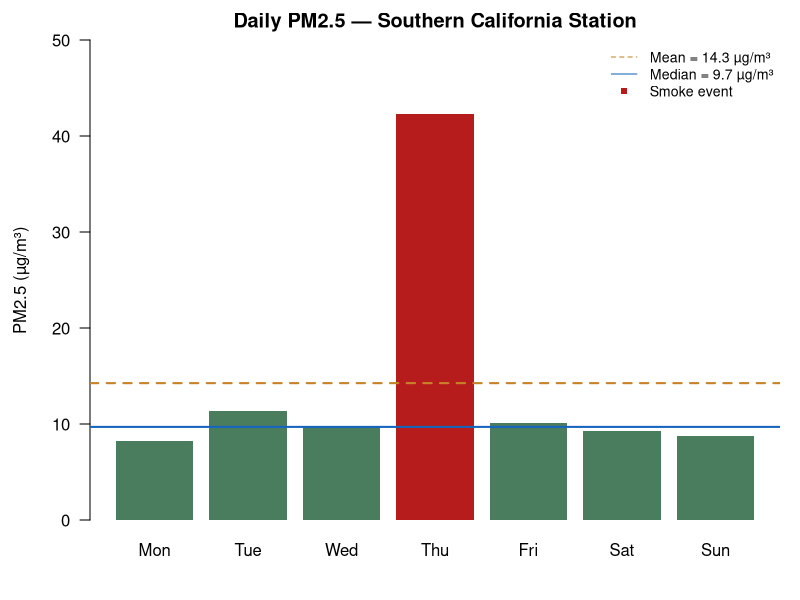
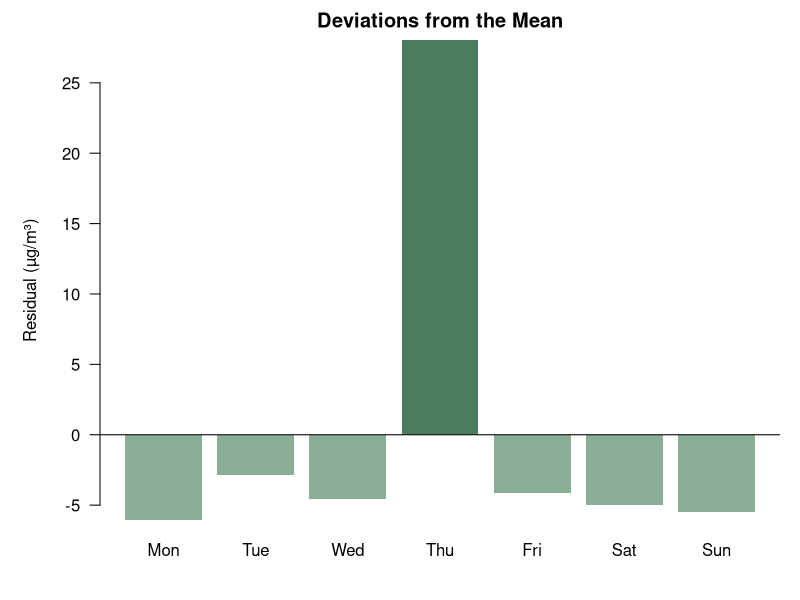
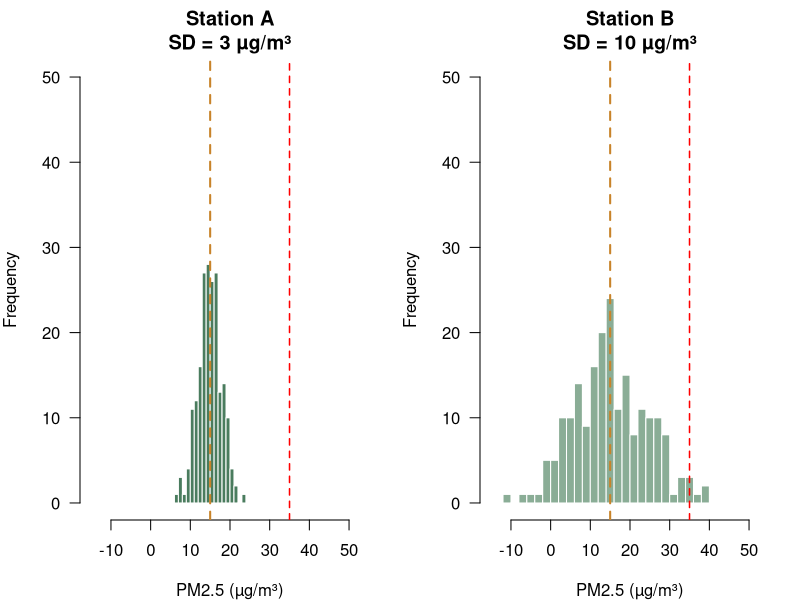
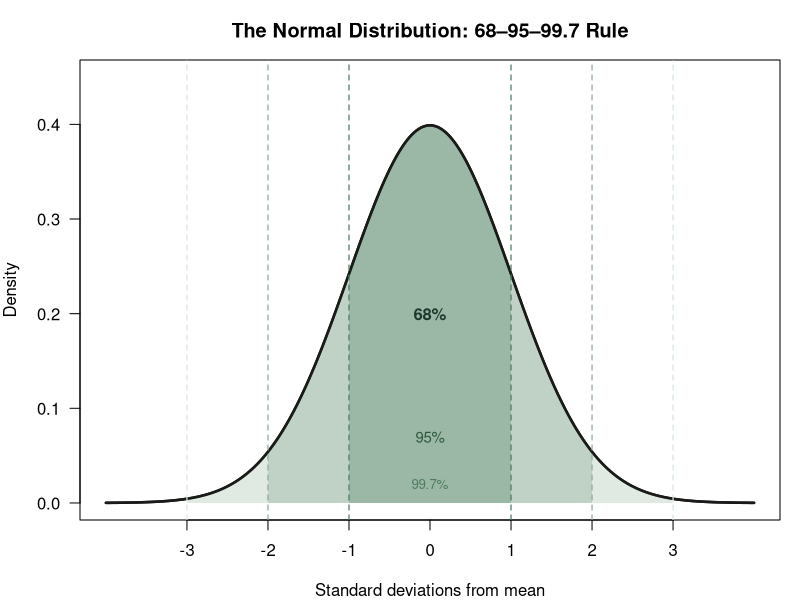
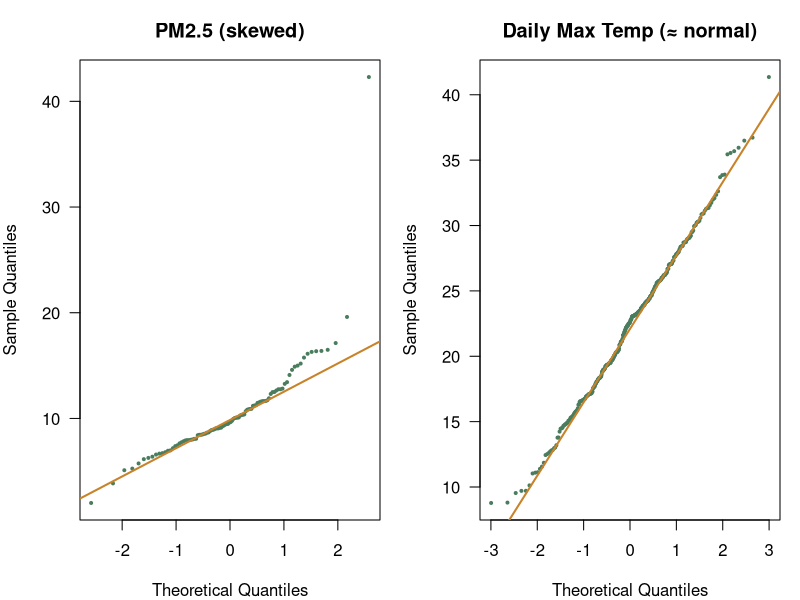
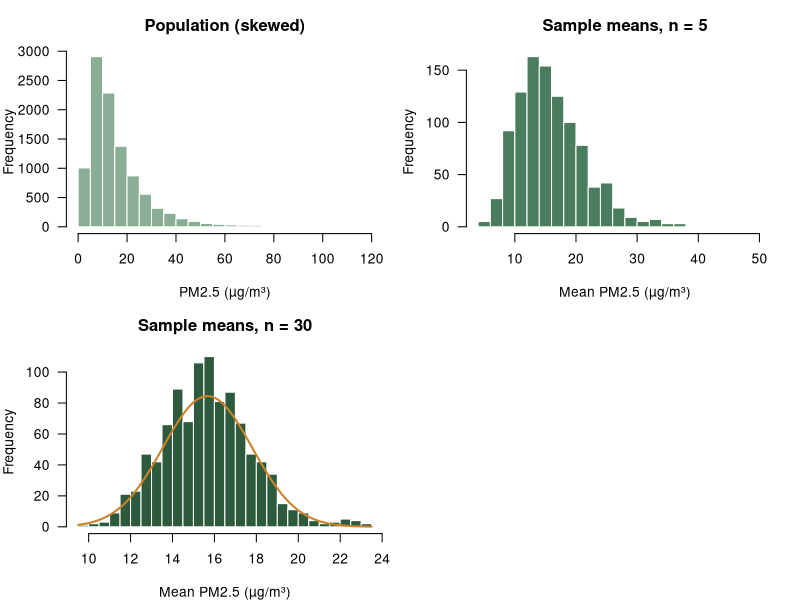
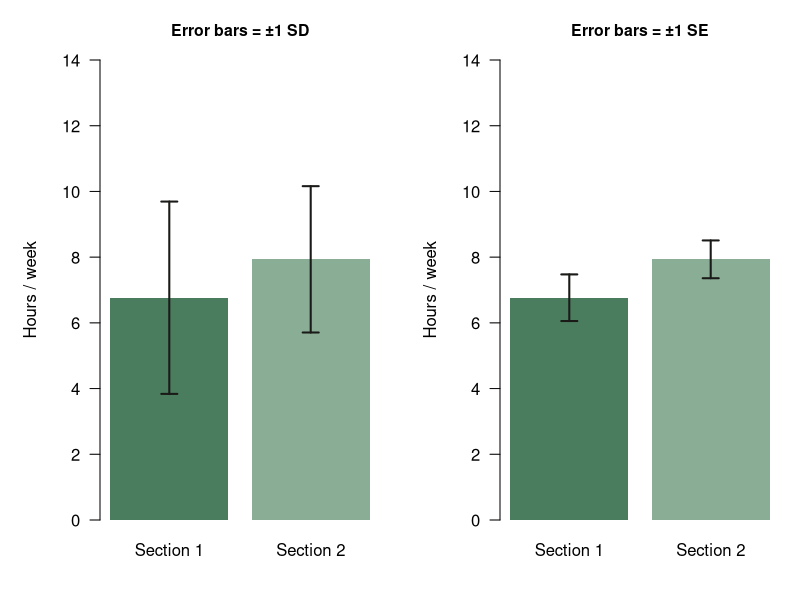
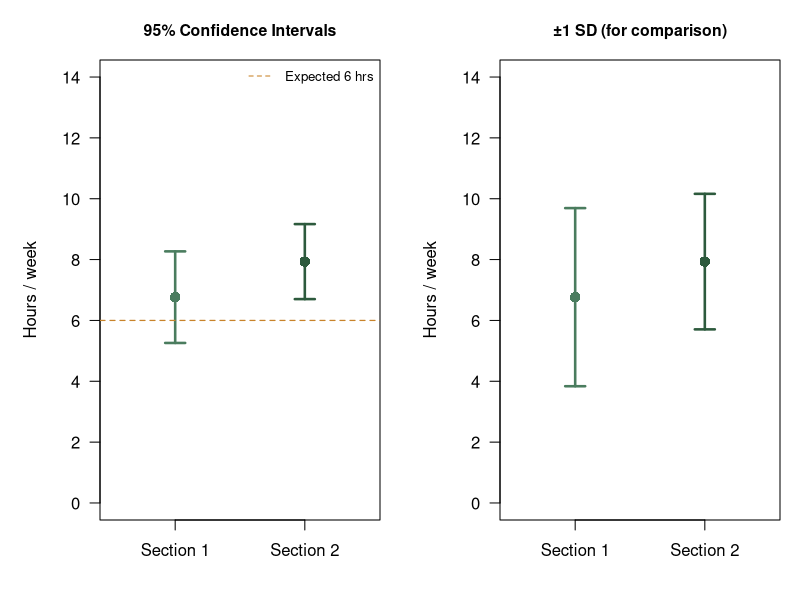

Here is the R script that generated these plots, in order:
## ---- chunk 1
knitr::opts_chunk$set(
  echo    = TRUE,
  warning = FALSE,
  message = FALSE,
  fig.width  = 7,
  fig.height = 4
)
## ---- chunk 2
# Weekly PM2.5 readings (µg/m³) — one value per day
pm25 <- c(8.2, 11.4, 9.7, 42.3, 10.1, 9.3, 8.8)
days <- c("Mon", "Tue", "Wed", "Thu", "Fri", "Sat", "Sun")
## ---- chunk 3
n         <- length(pm25)
pm25_mean <- mean(pm25)
## ---- chunk 4
par(las = 1, mar = c(4, 4.5, 2, 1), family = "sans")
barplot(pm25, names.arg = days,
        col  = ifelse(pm25 > 35, "#b71c1c", "#4a7c5e"),
        ylab = "PM2.5 (µg/m³)", xlab = "",
        ylim = c(0, 50), border = NA,
        main = "Daily PM2.5 — Southern California Station")
abline(h = mean(pm25),   col = "#c8832a", lty = 2, lwd = 2)
abline(h = median(pm25), col = "#1565c0", lty = 1, lwd = 2)
legend("topright",
       legend = c(paste0("Mean = ", round(mean(pm25), 1), " µg/m³"),
                  paste0("Median = ", round(median(pm25), 1), " µg/m³"),
                  "Smoke event"),
       col = c("#c8832a", "#1565c0", "#b71c1c"),
       lty = c(2, 1, NA), pch = c(NA, NA, 15),
       bty = "n", cex = 0.85)
## ---- chunk 5
pm25_median <- median(pm25)
## ---- chunk 6
# summary() gives the five-number summary plus the mean
summary(pm25)
## ---- chunk 7
residuals_pm25 <- pm25 - pm25_mean
round(residuals_pm25, 1)
## ---- chunk 8
par(las = 1, mar = c(4, 5, 2, 1))
barplot(residuals_pm25, names.arg = days,
        col    = ifelse(residuals_pm25 >= 0, "#4a7c5e", "#8aad96"),
        ylab   = "Residual (µg/m³)", xlab = "",
        border = NA,
        main   = "Deviations from the Mean")
abline(h = 0, col = "#1a1a18", lwd = 1.2)
## ---- chunk 9
round(sum(residuals_pm25), 10)   # essentially zero (floating-point rounding)
## ---- chunk 10
sq_resid <- residuals_pm25^2
round(sq_resid, 1)
## ---- chunk 11
SS       <- sum(sq_resid)
variance <- SS / (n - 1)          # sample variance
sd_hand  <- sqrt(variance)        # standard deviation by hand

knitr::kable(
  data.frame(
    Statistic = c("Sum of Squares", "Variance", "SD (by hand)", "sd() check"),
    Value     = round(c(SS, variance, sd_hand, sd(pm25)), 2),
    Units     = c("µg²/m⁶", "µg²/m⁶", "µg/m³", "µg/m³")
  ),
  caption = "Variance decomposition for the weekly PM2.5 data."
)
## ---- chunk 12
set.seed(42)
station_A <- rnorm(200, mean = 15, sd = 3)
station_B <- rnorm(200, mean = 15, sd = 10)

par(las = 1, mar = c(4, 4, 3, 1), mfrow = c(1, 2))

hist(station_A, breaks = 20, col = "#4a7c5e", border = "white",
     main = "Station A\nSD = 3 µg/m³", xlab = "PM2.5 (µg/m³)",
     xlim = c(-15, 55), ylim = c(0, 50))
abline(v = 15, col = "#c8832a", lty = 2, lwd = 2)
abline(v = 35, col = "red",     lty = 2, lwd = 1.5)

hist(station_B, breaks = 20, col = "#8aad96", border = "white",
     main = "Station B\nSD = 10 µg/m³", xlab = "PM2.5 (µg/m³)",
     xlim = c(-15, 55), ylim = c(0, 50))
abline(v = 15, col = "#c8832a", lty = 2, lwd = 2)
abline(v = 35, col = "red",     lty = 2, lwd = 1.5)

par(mfrow = c(1, 1))
## ---- chunk 13
knitr::kable(
  data.frame(
    Station         = c("Station A (SD = 3)", "Station B (SD = 10)"),
    Days_above_35   = c(sum(station_A > 35), sum(station_B > 35)),
    Total_days      = c(length(station_A), length(station_B)),
    Pct_exceedance  = round(100 * c(mean(station_A > 35), mean(station_B > 35)), 1)
  ),
  col.names = c("Station", "Days > 35 µg/m³", "Total days", "% exceedance"),
  caption = "Exceedance of the 24-hr NAAQS threshold (35 µg/m³) by station."
)
## ---- chunk 14
x <- seq(-4, 4, length.out = 500)
y <- dnorm(x)

par(las = 1, mar = c(4, 4, 3, 1))
plot(x, y, type = "l", lwd = 2.5, col = "#1a1a18",
     xlab = "Standard deviations from mean", ylab = "Density",
     main = "The Normal Distribution: 68–95–99.7 Rule",
     xaxt = "n", ylim = c(0, 0.45))
axis(1, at = -3:3)

# Shade ±1 SD (68%)
x1 <- seq(-1, 1, length.out = 200)
polygon(c(-1, x1, 1), c(0, dnorm(x1), 0),
        col = rgb(0.29, 0.49, 0.37, 0.55), border = NA)

# Shade ±2 SD (95%) — the additional area
x2a <- seq(-2, -1, length.out = 100)
x2b <- seq( 1,  2, length.out = 100)
polygon(c(-2, x2a, -1), c(0, dnorm(x2a), 0),
        col = rgb(0.54, 0.68, 0.59, 0.55), border = NA)
polygon(c(1, x2b, 2), c(0, dnorm(x2b), 0),
        col = rgb(0.54, 0.68, 0.59, 0.55), border = NA)

# Shade ±3 SD (99.7%) — the additional area
x3a <- seq(-3, -2, length.out = 100)
x3b <- seq( 2,  3, length.out = 100)
polygon(c(-3, x3a, -2), c(0, dnorm(x3a), 0),
        col = rgb(0.78, 0.85, 0.80, 0.55), border = NA)
polygon(c(2, x3b, 3), c(0, dnorm(x3b), 0),
        col = rgb(0.78, 0.85, 0.80, 0.55), border = NA)

lines(x, y, lwd = 2.5, col = "#1a1a18")

abline(v = c(-1, 1), col = "#4a7c5e", lty = 2, lwd = 1.2)
abline(v = c(-2, 2), col = "#8aad96", lty = 2, lwd = 1.2)
abline(v = c(-3, 3), col = "#d4e6da", lty = 2, lwd = 1.2)

text(0, 0.20, "68%",  cex = 1,   col = "#1e3a2f", font = 2)
text(0, 0.07, "95%",  cex = 0.9, col = "#2d5a3d")
text(0, 0.02, "99.7%",cex = 0.8, col = "#4a7c5e")
## ---- chunk 15
# Verify with a large simulated normal sample
set.seed(7)
temps <- rnorm(10000, mean = 18.5, sd = 4.2)   # daily max °C, inland CA

within_1sd <- mean(abs(temps - mean(temps)) < sd(temps))
within_2sd <- mean(abs(temps - mean(temps)) < 2 * sd(temps))
within_3sd <- mean(abs(temps - mean(temps)) < 3 * sd(temps))

knitr::kable(
  data.frame(
    Range      = c("Within ±1 SD", "Within ±2 SD", "Within ±3 SD"),
    Theoretical = c("68.3%", "95.4%", "99.7%"),
    Observed    = paste0(round(c(within_1sd, within_2sd, within_3sd) * 100, 1), "%")
  ),
  caption = "Empirical check of the 68–95–99.7 rule (n = 10,000 simulated temperatures)."
)
## ---- chunk 16
set.seed(3)
daily_temp <- rnorm(365, mean = 22, sd = 5.5)   # roughly normal

par(mfrow = c(1, 2), las = 1, mar = c(4, 4, 3, 1))

# Q-Q for PM2.5 (skewed by smoke event)
pm25_long <- c(rnorm(90, 10, 3), 42.3, rnorm(9, 10, 3))
qqnorm(pm25_long, main = "PM2.5 (skewed)", pch = 20, cex = 0.6,
       col = "#4a7c5e")
qqline(pm25_long, col = "#c8832a", lwd = 2)

# Q-Q for daily temperature (approximately normal)
qqnorm(daily_temp, main = "Daily Max Temp (≈ normal)", pch = 20, cex = 0.6,
       col = "#4a7c5e")
qqline(daily_temp, col = "#c8832a", lwd = 2)

par(mfrow = c(1, 1))
## ---- chunk 17
set.seed(99)
# Skewed population: PM2.5-like (log-normal)
population <- rlnorm(10000, meanlog = 2.5, sdlog = 0.7)

# Draw 1000 samples of size 30, compute each mean
sample_means_5  <- replicate(1000, mean(sample(population, 5)))
sample_means_30 <- replicate(1000, mean(sample(population, 30)))

par(mfrow = c(2, 2), las = 1, mar = c(4, 4, 3, 1))

hist(population, breaks = 60, col = "#8aad96", border = "white",
     main = "Population (skewed)", xlab = "PM2.5 (µg/m³)",
     xlim = c(0, 120))

hist(sample_means_5, breaks = 30, col = "#4a7c5e", border = "white",
     main = "Sample means, n = 5", xlab = "Mean PM2.5 (µg/m³)")

hist(sample_means_30, breaks = 30, col = "#2d5a3d", border = "white",
     main = "Sample means, n = 30", xlab = "Mean PM2.5 (µg/m³)")

# Overlay normal curve on last panel
curve(dnorm(x, mean(sample_means_30), sd(sample_means_30)) * 1000 * 
        diff(range(sample_means_30)) / 30,
      add = TRUE, col = "#c8832a", lwd = 2)

par(mfrow = c(1, 1))
## ---- chunk 18
# Course time-use data (hours spent outside class per week)
# R1 = Section 1, R2 = Section 2
R1 <- c(4.5, 2, 10, 7, 10, 10, 6.5, 4, 4, 9, 13, 5, 4.5, 6, 8, 7.5, 4)
R2 <- c(10, 6, 8, 8, 8, 8, 4.5, 8, 3, 10, 10, 9.5, 11, 6, 9)

se <- function(x) sd(x, na.rm = TRUE) / sqrt(sum(!is.na(x)))

knitr::kable(
  data.frame(
    Section = c("Section 1", "Section 2"),
    n       = c(sum(!is.na(R1)), sum(!is.na(R2))),
    Mean    = round(c(mean(R1, na.rm = TRUE), mean(R2, na.rm = TRUE)), 1),
    SD      = round(c(sd(R1, na.rm = TRUE),   sd(R2, na.rm = TRUE)), 1),
    SE      = round(c(se(R1), se(R2)), 2)
  ),
  col.names = c("Section", "n", "Mean (hrs/wk)", "SD", "SE"),
  caption   = "Descriptive statistics for course time-use data by section."
)
## ---- chunk 19
groups <- c("Section 1", "Section 2")
means  <- c(mean(R1, na.rm=TRUE), mean(R2, na.rm=TRUE))
sds    <- c(sd(R1, na.rm=TRUE),   sd(R2, na.rm=TRUE))
ses    <- c(se(R1), se(R2))

par(las = 1, mar = c(4, 5, 3, 1), mfrow = c(1, 2))

# SD bars
bp <- barplot(means, names.arg = groups, ylim = c(0, 14),
              col = c("#4a7c5e", "#8aad96"), border = NA,
              ylab = "Hours / week", main = "Error bars = ±1 SD",
              cex.main = 0.95)
arrows(bp, means - sds, bp, means + sds,
       angle = 90, code = 3, length = 0.08, lwd = 2, col = "#1a1a18")

# SE bars
bp2 <- barplot(means, names.arg = groups, ylim = c(0, 14),
               col = c("#4a7c5e", "#8aad96"), border = NA,
               ylab = "Hours / week", main = "Error bars = ±1 SE",
               cex.main = 0.95)
arrows(bp2, means - ses, bp2, means + ses,
       angle = 90, code = 3, length = 0.08, lwd = 2, col = "#1a1a18")

par(mfrow = c(1, 1))
## ---- chunk 20
ci <- function(x, level = 0.95) {
  x   <- x[!is.na(x)]
  n   <- length(x)
  m   <- mean(x)
  s   <- sd(x)
  se  <- s / sqrt(n)
  t_star <- qt((1 + level) / 2, df = n - 1)
  c(mean  = m,
    lower = m - t_star * se,
    upper = m + t_star * se,
    t_star = t_star)
}

ci_R1 <- ci(R1)
ci_R2 <- ci(R2)

knitr::kable(
  data.frame(
    Section = c("Section 1", "Section 2"),
    Mean    = round(c(ci_R1["mean"],  ci_R2["mean"]),  1),
    CI_lo   = round(c(ci_R1["lower"], ci_R2["lower"]), 1),
    CI_hi   = round(c(ci_R1["upper"], ci_R2["upper"]), 1),
    t_star  = round(c(ci_R1["t_star"],ci_R2["t_star"]),2)
  ),
  col.names = c("Section", "Mean", "95% CI lower", "95% CI upper", "t*"),
  caption   = "95% confidence intervals for mean hours per week outside class."
)
## ---- chunk 21
par(las = 1, mar = c(4, 5, 3, 1), mfrow = c(1, 2))

# CI plot
plot(NULL, xlim = c(0.5, 2.5), ylim = c(0, 14),
     xaxt = "n", xlab = "", ylab = "Hours / week",
     main = "95% Confidence Intervals", cex.main = 0.95)
axis(1, at = 1:2, labels = groups)

for (i in 1:2) {
  ci_val <- if (i == 1) ci_R1 else ci_R2
  col_i  <- c("#4a7c5e", "#2d5a3d")[i]
  points(i, ci_val["mean"], pch = 16, cex = 1.4, col = col_i)
  arrows(i, ci_val["lower"], i, ci_val["upper"],
         angle = 90, code = 3, length = 0.1, lwd = 2.5, col = col_i)
}
abline(h = 6, col = "#c8832a", lty = 2, lwd = 1.2)
legend("topright", legend = "Expected 6 hrs", col = "#c8832a", lty = 2, bty = "n", cex = 0.8)

# SD plot for comparison
plot(NULL, xlim = c(0.5, 2.5), ylim = c(0, 14),
     xaxt = "n", xlab = "", ylab = "Hours / week",
     main = "±1 SD (for comparison)", cex.main = 0.95)
axis(1, at = 1:2, labels = groups)

for (i in 1:2) {
  m_i  <- means[i]
  sd_i <- sds[i]
  col_i <- c("#4a7c5e", "#2d5a3d")[i]
  points(i, m_i, pch = 16, cex = 1.4, col = col_i)
  arrows(i, m_i - sd_i, i, m_i + sd_i,
         angle = 90, code = 3, length = 0.1, lwd = 2.5, col = col_i)
}

par(mfrow = c(1, 1))
## ---- chunk 22
# A clean summary table
library(dplyr)

data.frame(
  Section = c("Section 1", "Section 2"),
  n       = c(sum(!is.na(R1)), sum(!is.na(R2))),
  Mean    = round(c(mean(R1, na.rm=TRUE), mean(R2, na.rm=TRUE)), 1),
  Median  = round(c(median(R1, na.rm=TRUE), median(R2, na.rm=TRUE)), 1),
  SD      = round(c(sd(R1, na.rm=TRUE),   sd(R2, na.rm=TRUE)), 1),
  SE      = round(c(se(R1), se(R2)), 2),
  CI_lower = round(c(ci_R1["lower"], ci_R2["lower"]), 1),
  CI_upper = round(c(ci_R1["upper"], ci_R2["upper"]), 1)
) |> knitr::kable(
  col.names = c("Section", "n", "Mean", "Median", "SD", "SE", "95% CI lower", "95% CI upper"),
  caption   = "Descriptive statistics: hours per week outside class, by section."
)
## ---- chunk 23
set.seed(1)
par(las = 1, mar = c(4, 5, 3, 1))
plot(NULL, xlim = c(0.5, 2.5), ylim = c(0, 16),
     xaxt = "n", xlab = "", ylab = "Hours outside class / week",
     main = "Course Time Use by Section\n(dots = individual students)")
axis(1, at = 1:2, labels = groups)
abline(h = 6, col = "#c8832a", lty = 2, lwd = 1.2)

for (i in 1:2) {
  raw    <- if (i == 1) R1 else R2
  raw    <- raw[!is.na(raw)]
  ci_val <- if (i == 1) ci_R1 else ci_R2
  col_i  <- c("#4a7c5e", "#2d5a3d")[i]

  # Jitter raw points
  jx <- jitter(rep(i, length(raw)), amount = 0.08)
  points(jx, raw, pch = 20, cex = 0.9,
         col = adjustcolor(col_i, alpha.f = 0.55))

  # Mean and CI
  points(i, ci_val["mean"], pch = 16, cex = 1.6, col = col_i)
  arrows(i, ci_val["lower"], i, ci_val["upper"],
         angle = 90, code = 3, length = 0.1, lwd = 2.5, col = col_i)
}
legend("topright",
       legend = c("Individual student", "Mean ± 95% CI", "Expected 6 hrs"),
       pch    = c(20, 16, NA), lty = c(NA, 1, 2),
       col    = c(adjustcolor("#4a7c5e", 0.55), "#4a7c5e", "#c8832a"),
       bty = "n", cex = 0.85)
## ---- chunk 24
# sessionInfo()   # uncomment if needed for reproducibility reporting
